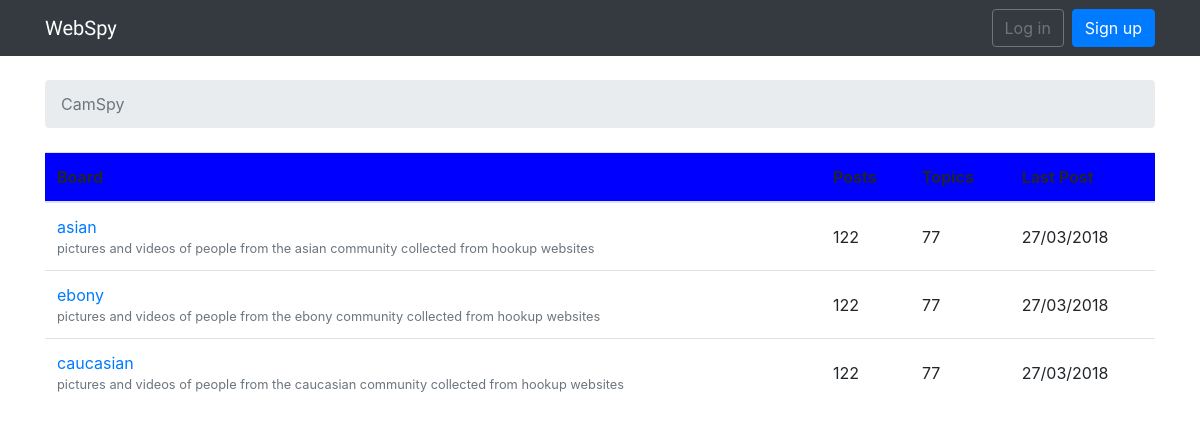
The page / on the database its author committed.
### camspy/models.py (models this page shows, shortened)
class Board(models.Model):
    name = models.CharField(max_length=30, unique=True)
    description = models.CharField(max_length=200)

### camspy/views.py (the view)
# urls.py: 2. Add a URL to urlpatterns:  url(r'^$', views.home, name='home')
def home(request):
    boards = Board.objects.all()
    return render(request, 'home.html', {'boards': boards})

### templates/home.html
{% extends 'base2.html' %}
{% block breadcrumb %}
  <li class="breadcrumb-item active">CamSpy</li>
{% endblock %}
{% block content %}
  <table class="table">
    <thead class="thead-inverse">
      <tr bgcolor="blue">
        <th>Board</th>
        <th>Posts</th>
        <th>Topics</th>
        <th>Last Post</th>
      </tr>
    </thead>
    <tbody>
      {% for board in boards %}
        <tr>
          <td>
            <a href="{% url 'signup' %}">{{ board.name }}</a>
            <small class="text-muted d-block">{{ board.description }}</small>
          </td>
          <td class="align-middle">122</td>
          <td class="align-middle">77</td>
          <td class="align-middle">27/03/2018</td>
        </tr>
      {% endfor %}
    </tbody>
  </table>
{% endblock %}

### templates/base2.html (shortened to what this page needs)
{% load static %}<!DOCTYPE html>
<html>
  <head>
    <link rel="stylesheet" href="{% static 'css/bootstrap.min.css' %}">
    <link rel="stylesheet" href="{% static 'css/app.css' %}">
  </head>
  <body>
    {% block body %}
  <nav class="navbar navbar-expand-sm navbar-dark bg-dark">
  <div class="container">
    <a class="navbar-brand" href="{% url 'home' %}">WebSpy</a>
    <div class="collapse navbar-collapse" id="mainMenu">
        <form class="form-inline ml-auto">
          <a href="{% url 'signup' %}" class="btn btn-outline-secondary">Log in</a>
          <a href="{% url 'signup' %}" class="btn btn-primary ml-2">Sign up</a>
        </form>
    </div>
  </div>
</nav>
      <div class="container">
        <ol class="breadcrumb my-4">
          {% block breadcrumb %}
          {% endblock %}
        </ol>
        {% block content %}
        {% endblock %}
      </div>
    {% endblock body %}
  </body>
</html>

### static/css/app.css (style rules this page uses)
.navbar-brand { font-family: 'Peralta', cursive; }

### rows shown on the page
Board: name "asian", description "pictures and videos of people from the asian community collected from hookup websites"
Board: name "ebony", description "pictures and videos of people from the ebony community collected from hookup websites"
Board: name "caucasian", description "pictures and videos of people from the caucasian community collected from hookup websites"
